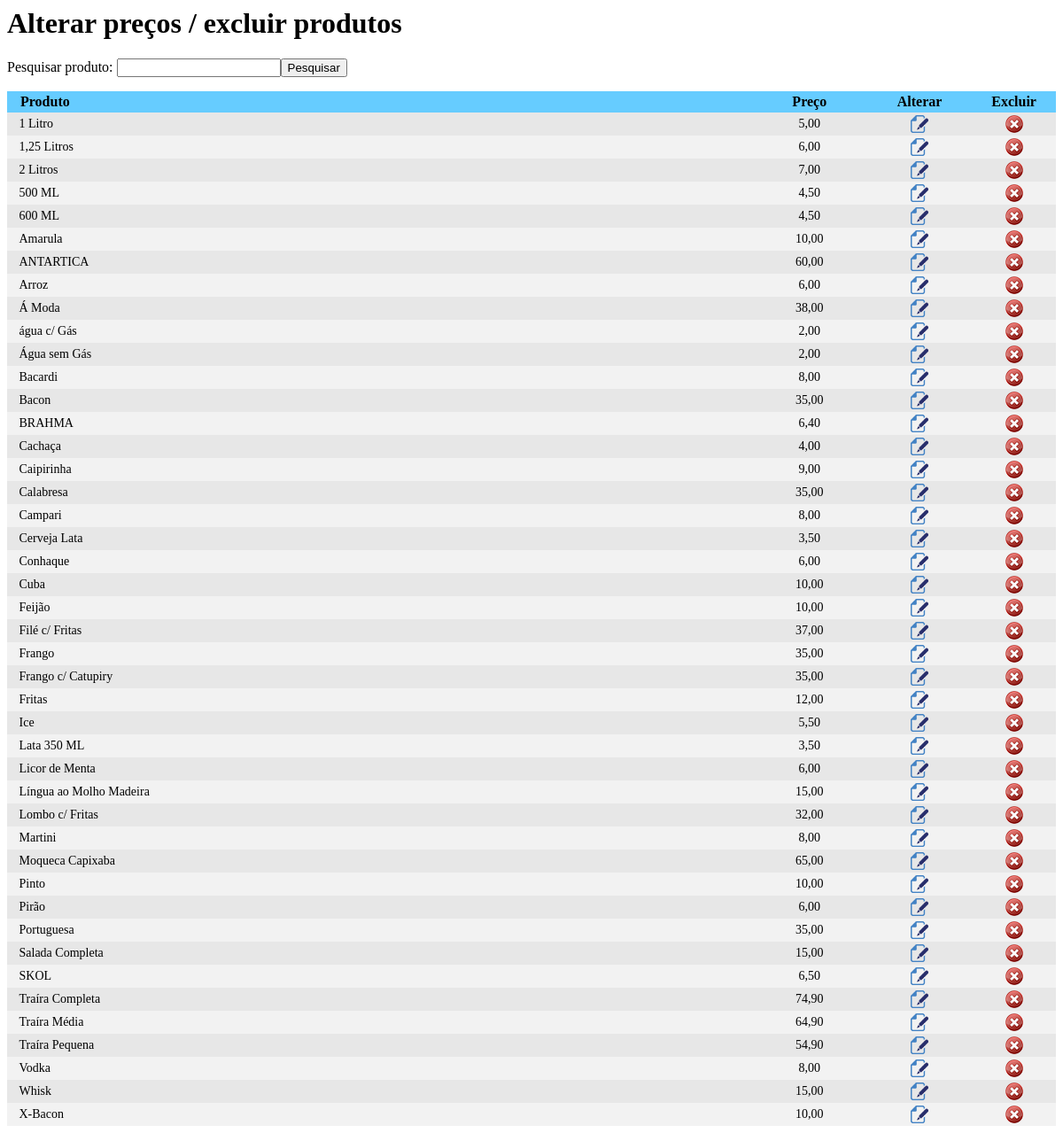
/alterapreco.php, run on an earlier commit of the app's database.
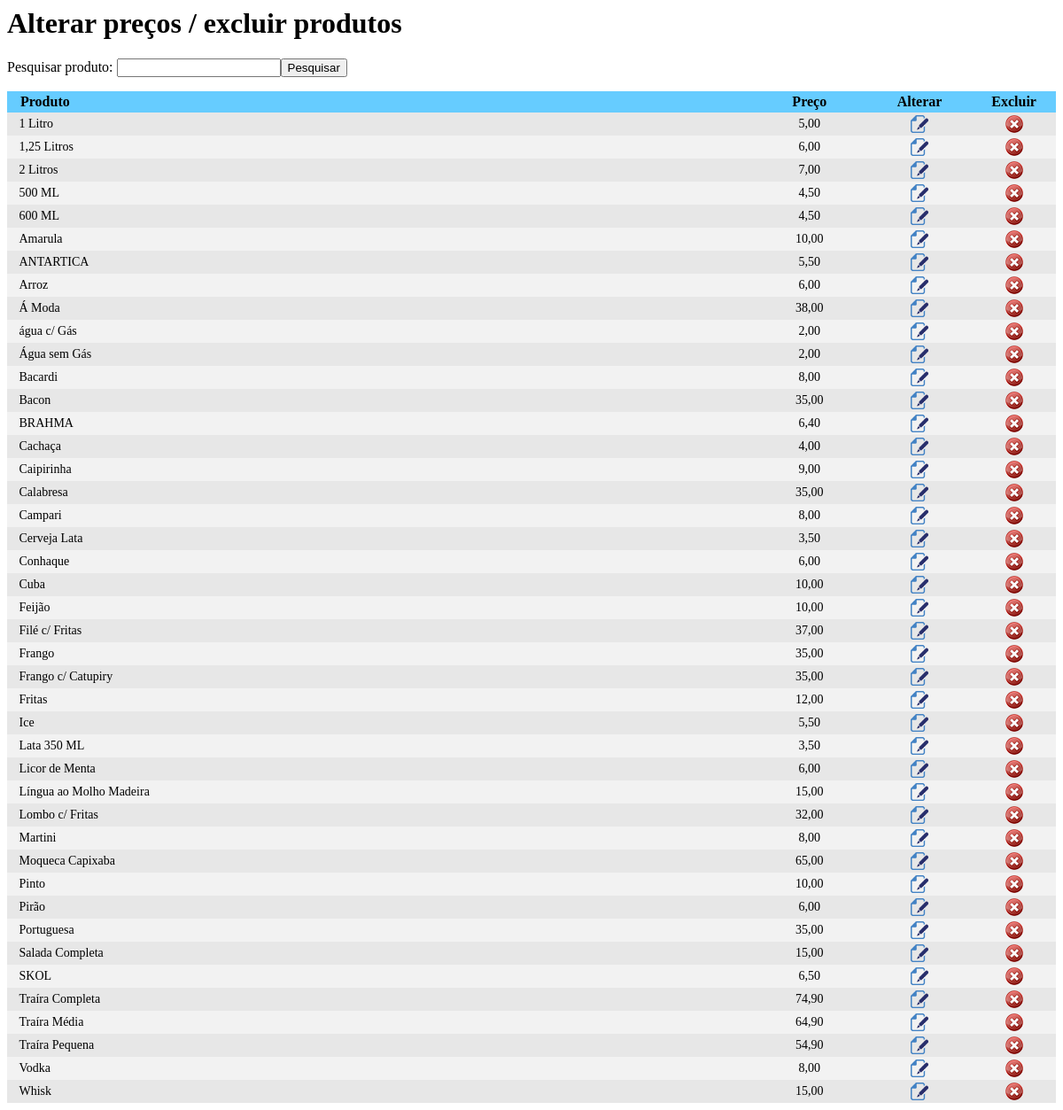
And on a later commit of the database.
### tables this page shows
CREATE TABLE `tbl_produtos` (
  `cod` int(11) NOT NULL AUTO_INCREMENT,
  `nome` varchar(150) NOT NULL,
  `img` varchar(36) NOT NULL,
  `preco` varchar(10) NOT NULL,
  `id_categoria` int(30) NOT NULL,
  `destino` int(1) NOT NULL,
  PRIMARY KEY (`cod`)
);

### alterapreco.php (the view, shortened to what this page needs)
<h1>Alterar preços / excluir produtos</h1>
<div layer="bosta">
      <form action="?btn=alterapreco&pesquizar=pesquizar" method="post" enctype="multipart/form-data">
Pesquisar produto: <input name="pesquizar" type="text" /><input name="" type="submit" value="Pesquisar" />
</form>
    </div>
<div id="boxcadProdutos">
  <div id="altera">
<table width="100%" border="0" cellpadding="3" cellspacing="0">
  <tr>
    <td width="71%" bgcolor="#66CCFF"><strong>&nbsp;&nbsp;&nbsp;Produto</strong></td>
    <td width="11%" align="center" bgcolor="#66CCFF"><strong>Preço</strong></td>
    <td width="10%" align="center" bgcolor="#66CCFF"><strong>Alterar</strong></td>
    <td width="8%" align="center" bgcolor="#66CCFF"><strong>Excluir</strong></td>
  </tr>
  	<?php
	$pesquizar = $_POST['pesquizar'];
	$sql_select = mysql_query("SELECT * FROM tbl_produtos WHERE nome like'$pesquizar%' ORDER BY nome ASC");
	while($ver = mysql_fetch_array($sql_select)){
		$background = (++$i%2) ? '#e7e7e7' : '#F2F2F2';
	?>
  <tr>
    <td style="font-size:14px;" bgcolor="<?php echo $background ?>">&nbsp;&nbsp;&nbsp;<?php echo $ver['nome'] ?></td>
    <td align="center" style="font-size:14px;" bgcolor="<?php echo $background ?>"><?php echo str_replace(".",",",$ver['preco']); ?></td>
    <td align="center" style="font-size:14px;" bgcolor="<?php echo $background ?>">
         <a href="updatePreco.php?cod=<?php echo $ver['cod']?>"
         onclick="NovaJanela(this.href,'nomeJanela','400','260','yes');return false">
         <img src="imagens/file_edit.png" width="20" height="20" border="0" />
         </a>
 </td>
    <td align="center" style="font-size:14px;" bgcolor="<?php echo $background ?>">
    <a href="javascript:confirmardel('?cod=<?php echo $ver['cod']?>')"><img src="imagens/excluir.png" width="20" height="20" border="0" /></a>
    </td>
  </tr>
  <?php } ?>
</table>
</div>
</div>

What changed in the data, as far as the page shows it:
removed tbl_produtos: nome "X-Bacon", preco "10,00"
changed tbl_produtos "ANTARTICA": preco "60,00" → "5,50"
